Frame 1 (no input): blank canvas, image omitted
Frame 60 (the mouse pressed at the canvas centre just before this capture): blank canvas, image omitted
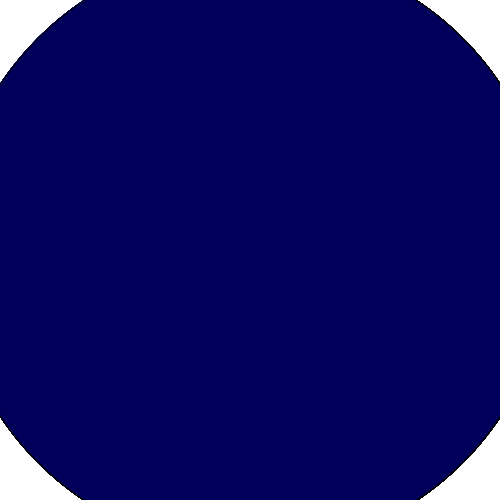
Frame 120 (the mouse held since frame 60 and released just before this capture)

The Processing sketch whose frames 1 and 60 were blank and that drew this single picture after the mouse press (run headless with seeded random() and noise(); from frame 60 on, the mouse is pressed at the canvas centre):

// Processing sketch: processing_129179
// ── processing_129179.pde

void setup()
{
  size(500,500);
  background(255);
}
void draw ()
{
  if(mousePressed==false)
  {
  ellipse(250,250,0.5,0.5);
}
  if(mousePressed==true)
  {imageMode(CENTER);
  fill(0,0,90);
    ellipse(250,250,600,600);
  }

}
  
